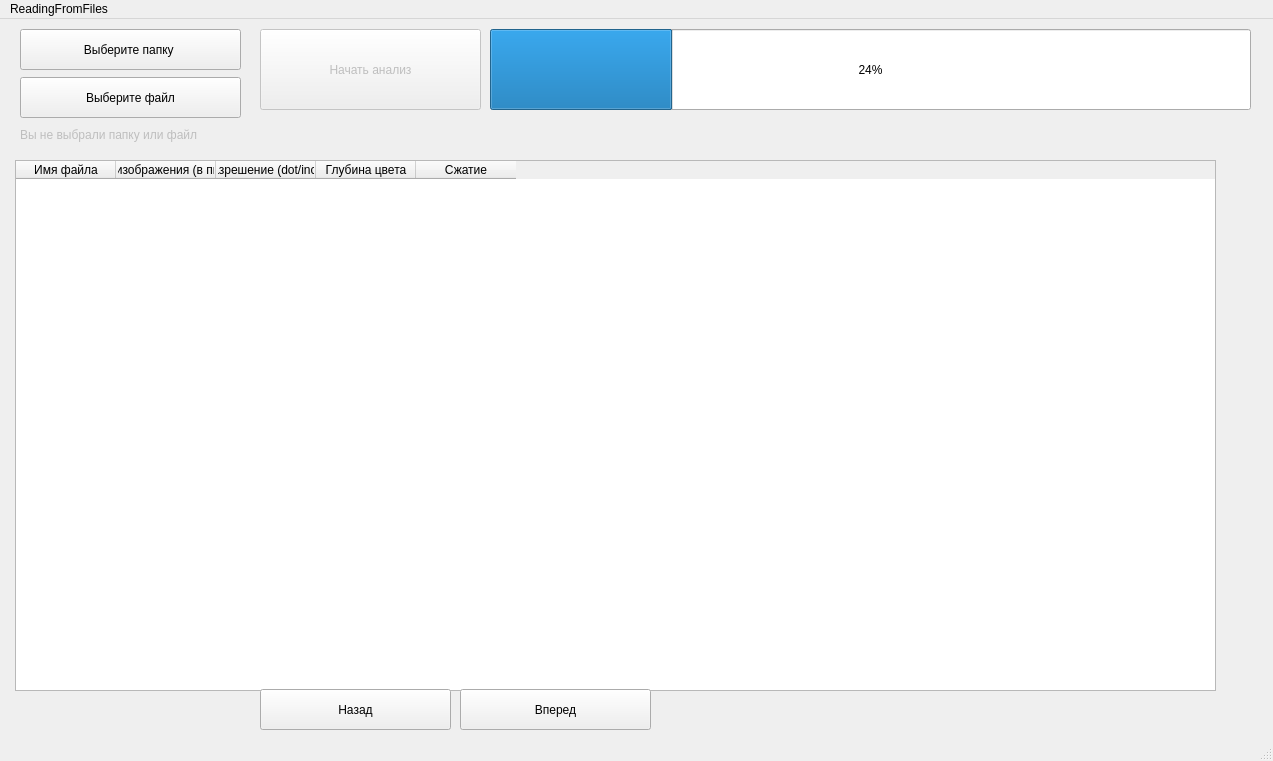
<?xml version="1.0" encoding="UTF-8"?>
<ui version="4.0">
 <class>MainWindow</class>
 <widget class="QMainWindow" name="MainWindow">
  <property name="geometry">
   <rect>
    <x>0</x>
    <y>0</y>
    <width>1273</width>
    <height>761</height>
   </rect>
  </property>
  <property name="windowTitle">
   <string>MainWindow</string>
  </property>
  <widget class="QWidget" name="centralwidget">
   <widget class="QPushButton" name="pushButton">
    <property name="geometry">
     <rect>
      <x>20</x>
      <y>10</y>
      <width>221</width>
      <height>41</height>
     </rect>
    </property>
    <property name="text">
     <string>Выберите папку </string>
    </property>
   </widget>
   <widget class="QLabel" name="label">
    <property name="enabled">
     <bool>false</bool>
    </property>
    <property name="geometry">
     <rect>
      <x>20</x>
      <y>100</y>
      <width>661</width>
      <height>31</height>
     </rect>
    </property>
    <property name="text">
     <string>Вы не выбрали папку или файл</string>
    </property>
   </widget>
   <widget class="QPushButton" name="pushButton_2">
    <property name="enabled">
     <bool>false</bool>
    </property>
    <property name="geometry">
     <rect>
      <x>260</x>
      <y>10</y>
      <width>221</width>
      <height>81</height>
     </rect>
    </property>
    <property name="text">
     <string>Начать анализ</string>
    </property>
   </widget>
   <widget class="QProgressBar" name="progressBar">
    <property name="geometry">
     <rect>
      <x>490</x>
      <y>10</y>
      <width>761</width>
      <height>81</height>
     </rect>
    </property>
    <property name="value">
     <number>24</number>
    </property>
   </widget>
   <widget class="QTableWidget" name="tableWidget">
    <property name="geometry">
     <rect>
      <x>15</x>
      <y>141</y>
      <width>1201</width>
      <height>531</height>
     </rect>
    </property>
    <column>
     <property name="text">
      <string>Имя файла</string>
     </property>
    </column>
    <column>
     <property name="text">
      <string>Размер изображения (в пикселях)</string>
     </property>
    </column>
    <column>
     <property name="text">
      <string>Разрешение (dot/inch)</string>
     </property>
    </column>
    <column>
     <property name="text">
      <string>Глубина цвета</string>
     </property>
    </column>
    <column>
     <property name="text">
      <string>Сжатие</string>
     </property>
    </column>
   </widget>
   <widget class="QPushButton" name="backButton">
    <property name="geometry">
     <rect>
      <x>260</x>
      <y>670</y>
      <width>191</width>
      <height>41</height>
     </rect>
    </property>
    <property name="text">
     <string>Назад</string>
    </property>
   </widget>
   <widget class="QPushButton" name="nextButton">
    <property name="geometry">
     <rect>
      <x>460</x>
      <y>670</y>
      <width>191</width>
      <height>41</height>
     </rect>
    </property>
    <property name="text">
     <string>Вперед</string>
    </property>
   </widget>
   <widget class="QPushButton" name="fileButton">
    <property name="geometry">
     <rect>
      <x>20</x>
      <y>58</y>
      <width>221</width>
      <height>41</height>
     </rect>
    </property>
    <property name="text">
     <string>Выберите файл</string>
    </property>
   </widget>
  </widget>
  <widget class="QMenuBar" name="menubar">
   <property name="geometry">
    <rect>
     <x>0</x>
     <y>0</y>
     <width>1273</width>
     <height>26</height>
    </rect>
   </property>
   <widget class="QMenu" name="menuReadingFromFiles">
    <property name="title">
     <string>ReadingFromFiles</string>
    </property>
   </widget>
   <addaction name="menuReadingFromFiles"/>
  </widget>
  <widget class="QStatusBar" name="statusbar"/>
 </widget>
 <resources/>
 <connections/>
</ui>
